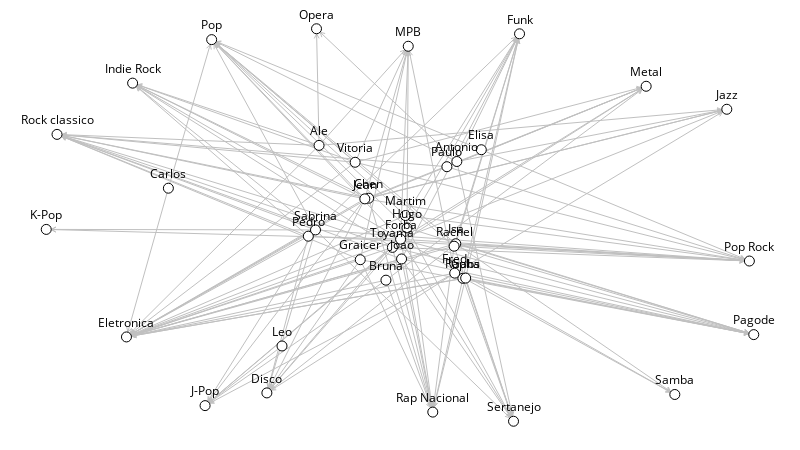

Notebook source saved alongside this figure:
### Markdown cell above
## Two-mode

### Code cell
tm = sn.load_graph('two-mode.gml')

sn.show_graph(tm, nlab=True)

### Figure 1 — Plotly figure (JSON) as saved in the notebook; plotly's stock layout.template omitted (floating-point values rounded to 4 significant figures; data arrays with more than 128 entries replaced by an {"elided": "..."} marker saying what was removed)
{"data": [{"hoverinfo": "none", "line": {"color": "rgb(192, 192, 192)", "width": 1}, "mode": "lines", "type": "scatter", "uid": "b62965d4-d341-11e8-ac14-5cc9d35576a8", "x": {"elided": "1251 float values"}, "y": {"elided": "1251 float values"}}, {"hoverinfo": "none", "marker": {"color": "rgb(255, 255, 255)", "line": {"color": "rgb(0, 0, 0)", "width": 1}, "size": 10}, "mode": "markers+text", "text": ["Samba", "Isa", "Chen", "MPB", "Rap Nacional", "Pop", "Ale", "Rapha", "Paulo", "Elisa", "Pedro", "Antonio", "Forba", "Hugo", "K-Pop", "Metal", "Vitoria", "Indie Rock", "Fred", "Funk", "Rachel", "Toyama", "Sertanejo", "Sabrina", "Eletronica", "Pop Rock", "Disco", "Gabs", "Opera", "Bruna", "Martim", "Pagode", "Rock classico", "Joao", "Jean", "Carlos", "Jazz", "J-Pop", "Leo", "Graicer"], "textfont": {"color": "rgb(0, 0, 0)"}, "textposition": "top center", "type": "scatter", "uid": "b62965d5-d341-11e8-ac14-5cc9d35576a8", "x": [0.8884, 0.5788, 0.4557, 0.5117, 0.5463, 0.2338, 0.3856, 0.5889, 0.5663, 0.6149, 0.3704, 0.5803, 0.5008, 0.5099, 0, 0.8479, 0.4366, 0.1221, 0.5773, 0.669, 0.5765, 0.4893, 0.6605, 0.3806, 0.1134, 0.9938, 0.3118, 0.5928, 0.382, 0.4801, 0.5077, 1, 0.01522, 0.5022, 0.4503, 0.1726, 0.9619, 0.2245, 0.3332, 0.4438], "y": [0.06818, 0.4523, 0.5682, 0.9554, 0.02331, 0.9722, 0.7028, 0.3641, 0.6485, 0.6918, 0.4715, 0.6618, 0.4637, 0.4926, 0.4888, 0.8534, 0.6598, 0.8615, 0.3774, 0.9871, 0.446, 0.443, 0, 0.4874, 0.2148, 0.4082, 0.0722, 0.3648, 1, 0.3594, 0.5241, 0.2207, 0.7309, 0.4135, 0.5666, 0.5938, 0.7949, 0.03982, 0.1918, 0.4116]}], "layout": {"height": 450, "margin": {"b": 0, "l": 0, "r": 0, "t": 0}, "showlegend": false, "width": 800, "xaxis": {"showgrid": false, "showticklabels": false, "zeroline": false}, "yaxis": {"showgrid": false, "showticklabels": false, "zeroline": false}}}
